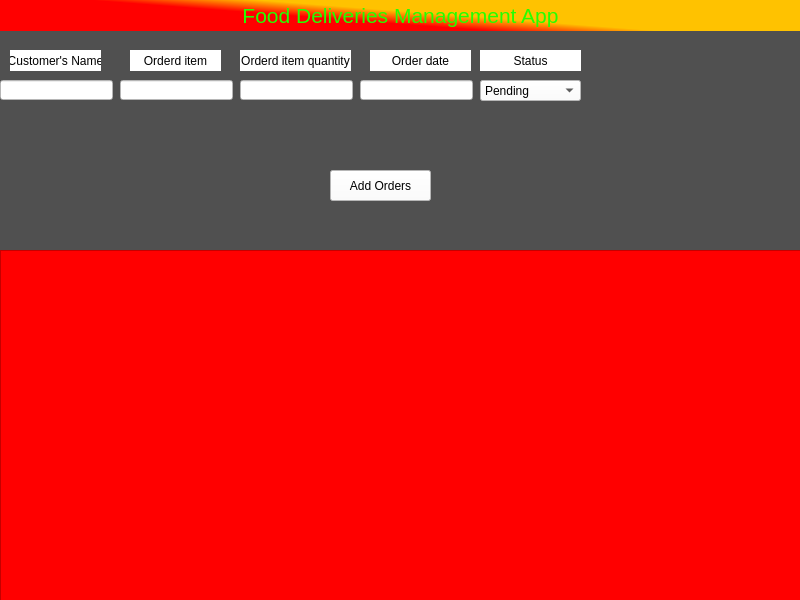
<?xml version="1.0" encoding="UTF-8"?>
<ui version="4.0">
 <class>FoodManagementApp</class>
 <widget class="QMainWindow" name="FoodManagementApp">
  <property name="geometry">
   <rect>
    <x>0</x>
    <y>0</y>
    <width>800</width>
    <height>600</height>
   </rect>
  </property>
  <property name="windowTitle">
   <string>MainWindow</string>
  </property>
  <property name="styleSheet">
   <string notr="true">background-color: rgb(80, 80, 80);</string>
  </property>
  <widget class="QWidget" name="centralwidget">
   <widget class="QLabel" name="header">
    <property name="geometry">
     <rect>
      <x>0</x>
      <y>0</y>
      <width>801</width>
      <height>31</height>
     </rect>
    </property>
    <property name="font">
     <font>
      <pointsize>16</pointsize>
     </font>
    </property>
    <property name="styleSheet">
     <string notr="true">background-color: qlineargradient(spread:pad, x1:0.381, y1:0.539955, x2:0.551, y2:0.454545, stop:0 rgba(255, 0, 0, 255), stop:1 rgba(255, 194, 0, 255));
color: qlineargradient(spread:pad, x1:0.381, y1:0.539955, x2:0.551, y2:0.454545, stop:0 rgba(62, 0, 120, 255), stop:1 rgba(36, 255, 0, 255));</string>
    </property>
    <property name="text">
     <string>Food Deliveries Management App</string>
    </property>
    <property name="alignment">
     <set>Qt::AlignCenter</set>
    </property>
   </widget>
   <widget class="QLabel" name="csnmlab">
    <property name="geometry">
     <rect>
      <x>10</x>
      <y>50</y>
      <width>91</width>
      <height>21</height>
     </rect>
    </property>
    <property name="styleSheet">
     <string notr="true">background-color: rgb(255, 255, 255);</string>
    </property>
    <property name="text">
     <string>Customer's Name</string>
    </property>
    <property name="alignment">
     <set>Qt::AlignCenter</set>
    </property>
   </widget>
   <widget class="QLabel" name="orditmlab">
    <property name="geometry">
     <rect>
      <x>130</x>
      <y>50</y>
      <width>91</width>
      <height>21</height>
     </rect>
    </property>
    <property name="styleSheet">
     <string notr="true">background-color: rgb(255, 255, 255);</string>
    </property>
    <property name="text">
     <string>Orderd item</string>
    </property>
    <property name="alignment">
     <set>Qt::AlignCenter</set>
    </property>
   </widget>
   <widget class="QLabel" name="oiqlab">
    <property name="geometry">
     <rect>
      <x>240</x>
      <y>50</y>
      <width>111</width>
      <height>21</height>
     </rect>
    </property>
    <property name="styleSheet">
     <string notr="true">background-color: rgb(255, 255, 255);</string>
    </property>
    <property name="text">
     <string>Orderd item quantity</string>
    </property>
    <property name="alignment">
     <set>Qt::AlignCenter</set>
    </property>
   </widget>
   <widget class="QLabel" name="odlab">
    <property name="geometry">
     <rect>
      <x>370</x>
      <y>50</y>
      <width>101</width>
      <height>21</height>
     </rect>
    </property>
    <property name="styleSheet">
     <string notr="true">background-color: rgb(255, 255, 255);</string>
    </property>
    <property name="text">
     <string>Order date</string>
    </property>
    <property name="alignment">
     <set>Qt::AlignCenter</set>
    </property>
   </widget>
   <widget class="QLabel" name="stslab">
    <property name="geometry">
     <rect>
      <x>480</x>
      <y>50</y>
      <width>101</width>
      <height>21</height>
     </rect>
    </property>
    <property name="styleSheet">
     <string notr="true">background-color: rgb(255, 255, 255);</string>
    </property>
    <property name="text">
     <string>Status</string>
    </property>
    <property name="alignment">
     <set>Qt::AlignCenter</set>
    </property>
   </widget>
   <widget class="QLineEdit" name="crsnm">
    <property name="geometry">
     <rect>
      <x>0</x>
      <y>80</y>
      <width>113</width>
      <height>20</height>
     </rect>
    </property>
    <property name="styleSheet">
     <string notr="true">background-color: rgb(255, 255, 255);</string>
    </property>
   </widget>
   <widget class="QLineEdit" name="oi">
    <property name="geometry">
     <rect>
      <x>120</x>
      <y>80</y>
      <width>113</width>
      <height>20</height>
     </rect>
    </property>
    <property name="styleSheet">
     <string notr="true">background-color: rgb(255, 255, 255);</string>
    </property>
   </widget>
   <widget class="QLineEdit" name="oiq">
    <property name="geometry">
     <rect>
      <x>240</x>
      <y>80</y>
      <width>113</width>
      <height>20</height>
     </rect>
    </property>
    <property name="styleSheet">
     <string notr="true">background-color: rgb(255, 255, 255);</string>
    </property>
   </widget>
   <widget class="QLineEdit" name="od">
    <property name="geometry">
     <rect>
      <x>360</x>
      <y>80</y>
      <width>113</width>
      <height>20</height>
     </rect>
    </property>
    <property name="styleSheet">
     <string notr="true">background-color: rgb(255, 255, 255);</string>
    </property>
   </widget>
   <widget class="QComboBox" name="sts">
    <property name="geometry">
     <rect>
      <x>480</x>
      <y>80</y>
      <width>101</width>
      <height>21</height>
     </rect>
    </property>
    <property name="styleSheet">
     <string notr="true">background-color: rgb(255, 255, 255);</string>
    </property>
    <item>
     <property name="text">
      <string>Pending</string>
     </property>
    </item>
    <item>
     <property name="text">
      <string>Cancle</string>
     </property>
    </item>
    <item>
     <property name="text">
      <string>Complete</string>
     </property>
    </item>
    <item>
     <property name="text">
      <string>On hold</string>
     </property>
    </item>
   </widget>
   <widget class="QListWidget" name="foodorderlist">
    <property name="geometry">
     <rect>
      <x>0</x>
      <y>250</y>
      <width>801</width>
      <height>351</height>
     </rect>
    </property>
    <property name="styleSheet">
     <string notr="true">background-color: rgb(255, 0, 0);
font: 75 10pt &quot;MS Shell Dlg 2&quot;;
color: rgb(255, 255, 255);</string>
    </property>
   </widget>
   <widget class="QPushButton" name="addords">
    <property name="geometry">
     <rect>
      <x>330</x>
      <y>170</y>
      <width>101</width>
      <height>31</height>
     </rect>
    </property>
    <property name="styleSheet">
     <string notr="true">background-color: rgb(255, 255, 255);</string>
    </property>
    <property name="text">
     <string>Add Orders</string>
    </property>
   </widget>
  </widget>
 </widget>
 <resources/>
 <connections/>
</ui>
